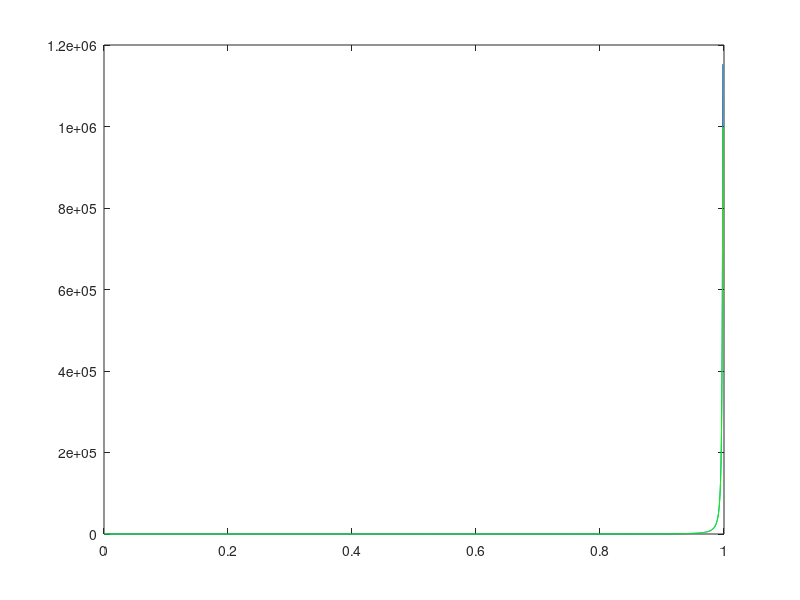

The MATLAB script that drew this image:
#Kranck Nicholson
%clear all, close all,clc,
to=0;
h=10^(-3)/2;
prec=0.01*(h^(3));
N=998*2; 
t1=to+N*h;
t=[to:h:t1];
y=zeros(1,N+1);
y(1)=4;
for j=1:N;
err=1;
y(j+1)=y(j);
while err>prec
y1=y(j)+0.5*h*(y(j)*sqrt(y(j))+y(j+1)*sqrt(y(j+1)));
err=abs(y1-y(j+1));
y(j+1)=y1;
end
endfor
plot(t,y)
hold on 
plot(t,4./(t-1).^2,'g')